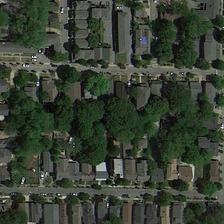
#> input picture datasets/rsicd_images/denseresidential_1956.jpg, 224 x 224 px
$ python -i caption_enrichment.py   (imports and definitions only)
#> lines starting #> are read from the running program, lines starting #| are printed output that depends on the picture; after the words box and inside, x2 and y2 are one past the last pixel; in counts of white or black regions, pixels touching at a corner belong together
#!/usr/bin/env python3
"""
RemoteCLIP-style M2B (Mask-to-Box) + B2C (Box-to-Caption)
=======================================================
Paper-standard pipeline for converting remote-sensing images into
OpenCLIP-compatible image-caption pairs.

Pipeline:
  RGB image
    -> PseudoMaskGenerator (classical CV land-cover mask; no ML)
    -> M2B (findContours per class + boundingRect)
    -> boxes + labels
    -> B2C (5 rule-based captions: center / peripheral / random subsets)
    -> JSONL {image, caption}

RSICD has no ground-truth masks, so masks are synthesized from color
land-cover classification + morphology. Adjacent same-class regions
merge into one box (connected-component limit noted in the paper).

Depends only on: opencv-python-headless, numpy, Pillow (no ML).

Alternates for M2B when you already have instance masks:
  - torchvision.ops.masks_to_boxes
  - supervision.mask_to_xyxy
"""

from __future__ import annotations

import argparse
import json
import random
import re
import sys
from collections import Counter
from pathlib import Path
from typing import Dict, List, Optional, Sequence, Set, Tuple

import cv2
import numpy as np
from PIL import Image, ImageDraw


# ============================================================================
# CONFIGURATION
# ============================================================================

class Config:
    """Tunables for pseudo-mask synthesis, M2B, and B2C."""

    DATASET_DIR = Path("Datasets/rsicd")
    OUTPUT_DIR = Path("Datasets/enriched_caption")
    SPLITS = ("train", "valid", "test")

    # Pseudo-mask
    WORK_LONG_SIDE = 512
    USE_BILATERAL = True
    BILATERAL_D = 7
    BILATERAL_SIGMA_COLOR = 50
    BILATERAL_SIGMA_SPACE = 50
    MORPH_KERNEL = 3

    # M2B
    MIN_BOX_AREA = 64
    IGNORE_IDS: Set[int] = {0}

    # B2C
    CENTER_FRAC = 0.25
    N_CAPTIONS = 5
    MAX_SUBSET = 6
    COUNT_MANY_THRESHOLD = 10
    SEED = 0

    def __init__(self):
        self.OUTPUT_DIR.mkdir(parents=True, exist_ok=True)


# ============================================================================
# COLOR VOCABULARY (kept from prior enricher)
# ============================================================================

RS_COLORS = {
    "green": {
        "hue_range": (60, 180),
        "description": "vegetation",
        "objects": ["trees", "grass", "forest", "park", "field"],
    },
    "dark_green": {
        "hue_range": (90, 150),
        "sat_min": 0.3,
        "val_max": 0.5,
        "description": "dense vegetation",
        "objects": ["forest", "dense trees"],
    },
    "light_green": {
        "hue_range": (60, 120),
        "sat_max": 0.5,
        "val_min": 0.5,
        "description": "grass or lawn",
        "objects": ["grass", "lawn", "field"],
    },
    "blue": {
        "hue_range": (180, 260),
        "description": "water",
        "objects": ["water", "river", "pond", "lake", "pool"],
    },
    "dark_blue": {
        "hue_range": (200, 250),
        "val_max": 0.4,
        "description": "deep water",
        "objects": ["lake", "river", "ocean"],
    },
    "gray": {
        "sat_max": 0.15,
        "description": "urban/roads",
        "objects": ["road", "pavement", "concrete", "building roof"],
    },
    "dark_gray": {
        "sat_max": 0.15,
        "val_max": 0.4,
        "description": "asphalt",
        "objects": ["road", "parking lot", "asphalt"],
    },
    "light_gray": {
        "sat_max": 0.15,
        "val_min": 0.6,
        "description": "concrete",
        "objects": ["concrete", "sidewalk", "building"],
    },
    "brown": {
        "hue_range": (10, 40),
        "description": "bare earth",
        "objects": ["bare soil", "dirt", "unpaved area", "farmland"],
    },
    "tan": {
        "hue_range": (30, 50),
        "val_min": 0.5,
        "description": "sand or dry ground",
        "objects": ["sand", "beach", "desert", "dry field"],
    },
    "red": {
        "hue_range": (0, 15),
        "description": "rooftops",
        "objects": ["roof", "building", "structure"],
    },
    "orange": {
        "hue_range": (15, 40),
        "sat_min": 0.4,
        "description": "clay roofs",
        "objects": ["clay roof", "terracotta", "building"],
    },
    "white": {
        "val_min": 0.85,
        "sat_max": 0.1,
        "description": "bright surfaces",
        "objects": ["building", "roof", "marking", "cloud shadow"],
    },
    "black": {
        "val_max": 0.15,
        "description": "shadows/dark areas",
        "objects": ["shadow", "dark structure"],
    },
}

COLOR_TO_GROUP = {
    "green": "vegetation",
    "dark_green": "vegetation",
    "light_green": "vegetation",
    "blue": "water",
    "dark_blue": "water",
    "gray": "urban",
    "dark_gray": "urban",
    "light_gray": "urban",
    "brown": "bare",
    "tan": "bare",
    "red": "built",
    "orange": "built",
    "white": "built",
    "black": "shadow",
    "mixed": "mixed",
}

# Class ids for the pseudo semantic mask (0 = background / mixed / ignore)
GROUP_TO_ID = {
    "mixed": 0,
    "vegetation": 1,
    "water": 2,
    "urban": 3,
    "bare": 4,
    "built": 5,
    "shadow": 6,
}

# Countable nouns for B2C phrasing
GROUP_TO_NOUN = {
    "vegetation": "patch of vegetation",
    "water": "body of water",
    "urban": "road",
    "bare": "bare ground area",
    "built": "building",
    "shadow": "shadowed area",
}

ID_TO_NOUN = {
    gid: GROUP_TO_NOUN[name]
    for name, gid in GROUP_TO_ID.items()
    if name != "mixed"
}

# Caption keyword grounding: when the original caption names a specific
# object type, remap dominant built/urban boxes to that noun.
CAPTION_SCENE_CUES = [
    (
        ["airport", "runway", "tarmac", "apron", "aircraft", "airplane", "plane", "planes"],
        "airport",
        "airplane",
    ),
    (["highway", "motorway", "freeway", "overpass", "interchange"], "highway", "road"),
    (["bridge", "viaduct"], "bridge", "bridge"),
    (["railway", "railroad", "train station", "rail station"], "railway", "railway"),
    (["parking lot", "car park", "parking"], "parking", "parking lot"),
    (["ocean", "sea", "coast", "beach", "shore"], "coast", "coastal water"),
    (["river", "stream", "canal"], "river", "river"),
    (["lake", "pond", "reservoir", "harbor", "harbour", "port", "dock"], "water", "body of water"),
    (["residential", "houses", "house", "apartment", "neighbourhood", "neighborhood"],
     "residential", "building"),
    (["industrial", "factory", "warehouse", "plant"], "industrial", "building"),
    (["commercial", "shopping", "market", "downtown"], "commercial", "building"),
    (["stadium", "arena", "sports field", "playground"], "stadium", "stadium"),
    (["school", "university", "campus"], "campus", "building"),
    (["forest", "woodland", "woods", "dense trees"], "forest", "patch of vegetation"),
    (["park", "lawn", "garden", "golf"], "park", "patch of vegetation"),
    (["farmland", "farm", "crop", "agricultural", "field", "fields", "meadow"],
     "agricultural", "field"),
    (["desert", "sand dune", "dune"], "desert", "bare ground area"),
    (["ship", "ships", "boat", "boats", "vessel"], "ship", "ship"),
    (["bare land", "bare ground", "bare soil", "naked land"], "bare", "bare ground area"),
]

# Which land-cover groups a caption cue may override
CUE_TARGET_GROUPS = {
    "airport": {"built", "urban", "bare"},
    "highway": {"urban", "built"},
    "bridge": {"urban", "built"},
    "railway": {"urban", "built"},
    "parking": {"urban", "built", "bare"},
    "coast": {"water"},
    "river": {"water"},
    "water": {"water"},
    "residential": {"built"},
    "industrial": {"built"},
    "commercial": {"built"},
    "stadium": {"built", "bare"},
    "campus": {"built"},
    "forest": {"vegetation"},
    "park": {"vegetation"},
    "agricultural": {"vegetation", "bare"},
    "desert": {"bare"},
    "ship": {"built", "water"},
    "bare": {"bare"},
}


def _rgb_array_to_hsv(rgb: np.ndarray) -> Tuple[np.ndarray, np.ndarray, np.ndarray]:
    """Vectorized RGB->HSV. Input (N,3) 0-255; returns H 0-360, S/V 0-1."""
    arr = rgb.astype(np.float32) / 255.0
    r, g, b = arr[:, 0], arr[:, 1], arr[:, 2]
    maxc = arr.max(axis=1)
    minc = arr.min(axis=1)
    v = maxc
    delta = maxc - minc
    s = np.where(maxc > 0, delta / np.where(maxc == 0, 1.0, maxc), 0.0)
    safe_delta = np.where(delta == 0, 1.0, delta)
    rc = (maxc - r) / safe_delta
    gc = (maxc - g) / safe_delta
    bc = (maxc - b) / safe_delta
    h = np.where(
        r == maxc,
        bc - gc,
        np.where(g == maxc, 2.0 + rc - bc, 4.0 + gc - rc),
    )
    h = (h / 6.0) % 1.0
    h = np.where(delta == 0, 0.0, h)
    return h * 360.0, s, v


def classify_colors_array(rgb: np.ndarray) -> np.ndarray:
    """
    Vectorized color classification matching RS_COLORS order (first match wins).
    Input rgb: (N, 3) uint8. Returns (N,) object array of color-name strings.
    """
    n = rgb.shape[0]
    h, s, v = _rgb_array_to_hsv(rgb)
    names = np.full(n, "mixed", dtype=object)
    assigned = np.zeros(n, dtype=bool)

    for color_name, props in RS_COLORS.items():
        match = np.ones(n, dtype=bool)
        if "hue_range" in props:
            h_min, h_max = props["hue_range"]
            match &= (h >= h_min) & (h <= h_max)
        if "sat_min" in props:
            match &= s >= props["sat_min"]
        if "sat_max" in props:
            match &= s <= props["sat_max"]
        if "val_min" in props:
            match &= v >= props["val_min"]
        if "val_max" in props:
            match &= v <= props["val_max"]
        take = match & ~assigned
        names[take] = color_name
        assigned |= take

    return names


def extract_caption_cues(text: str) -> Dict:
    """Keyword-only scene cues from an original caption (no ML)."""
    empty = {
        "scene_tag": None,
        "object_noun": None,
        "matched_keywords": [],
    }
    if not text or not text.strip():
        return empty

    lower = re.sub(r"[^a-z0-9\s\-]", " ", text.lower())
    lower = re.sub(r"\s+", " ", lower).strip()

    for keywords, tag, noun in CAPTION_SCENE_CUES:
        hits = [kw for kw in keywords if kw in lower]
        if hits:
            return {
                "scene_tag": tag,
                "object_noun": noun,
                "matched_keywords": hits,
            }
    return empty


def normalize_label(name: str) -> str:
    """Normalize category names into readable text (large-vehicle -> large vehicle)."""
    return name.replace("-", " ").replace("_", " ").strip().lower()


# ============================================================================
# 1. PSEUDO MASK GENERATOR
# ============================================================================

class PseudoMaskGenerator:
    """
    Synthesize an approximate semantic segmentation mask from RGB
    using color land-cover classification + morphology (no ML).
    """

    def __init__(self, config: Config):
        self.config = config

    def generate(
        self, image: Image.Image
    ) -> Tuple[np.ndarray, Dict[int, str], float, float]:
        """
        Returns:
            mask: HxW uint8 class ids at working resolution
            class_id_to_name: id -> countable noun
            scale_x, scale_y: factors to map work coords -> original (orig = work * scale)
        """
        orig_w, orig_h = image.size
        work = image.convert("RGB")
        long_side = max(orig_w, orig_h)
        if long_side > self.config.WORK_LONG_SIDE:
            scale = self.config.WORK_LONG_SIDE / float(long_side)
            new_w = max(1, int(round(orig_w * scale)))
            new_h = max(1, int(round(orig_h * scale)))
            resample = getattr(Image, "Resampling", Image).BILINEAR
            work = work.resize((new_w, new_h), resample)
        else:
            new_w, new_h = orig_w, orig_h

        scale_x = orig_w / float(new_w)
        scale_y = orig_h / float(new_h)

        rgb = np.asarray(work, dtype=np.uint8)
        if self.config.USE_BILATERAL:
            rgb = cv2.bilateralFilter(
                rgb,
                d=self.config.BILATERAL_D,
                sigmaColor=self.config.BILATERAL_SIGMA_COLOR,
                sigmaSpace=self.config.BILATERAL_SIGMA_SPACE,
            )

        flat = rgb.reshape(-1, 3)
        color_names = classify_colors_array(flat)
        groups = np.array(
            [COLOR_TO_GROUP.get(n, "mixed") for n in color_names.tolist()],
            dtype=object,
        )
        mask = np.array(
            [GROUP_TO_ID.get(g, 0) for g in groups.tolist()],
            dtype=np.uint8,
        ).reshape(new_h, new_w)

        # Morphological cleanup per class (skip background)
        k = max(1, int(self.config.MORPH_KERNEL))
        kernel = cv2.getStructuringElement(cv2.MORPH_ELLIPSE, (k, k))
        cleaned = np.zeros_like(mask)
        for gid in ID_TO_NOUN:
            binary = (mask == gid).astype(np.uint8)
            binary = cv2.morphologyEx(binary, cv2.MORPH_OPEN, kernel)
            binary = cv2.morphologyEx(binary, cv2.MORPH_CLOSE, kernel)
            cleaned[binary > 0] = gid

        return cleaned, dict(ID_TO_NOUN), scale_x, scale_y


# ============================================================================
# 2. M2B: MASK → BOXES
# ============================================================================

def mask_to_boxes(
    mask: np.ndarray,
    class_id_to_name: Dict[int, str],
    ignore_ids: Optional[Set[int]] = None,
    min_box_area: int = 64,
    scale_x: float = 1.0,
    scale_y: float = 1.0,
) -> List[Dict]:
    """
    Paper M2B: for each semantic class, extract external contours
    (Suzuki border-following via OpenCV), take axis-aligned bounding rect.

    mask: HxW int class ids (semantic). Each connected region of a class
    becomes one box; adjacent same-class objects merge (paper caveat).
    """
    ignore_ids = ignore_ids if ignore_ids is not None else {0}
    boxes: List[Dict] = []

    for class_id, class_name in class_id_to_name.items():
        if class_id in ignore_ids:
            continue
        binary = (mask == class_id).astype(np.uint8)
        contours, _ = cv2.findContours(
            binary, cv2.RETR_EXTERNAL, cv2.CHAIN_APPROX_SIMPLE
        )
        label = normalize_label(class_name)
        for contour in contours:
            x, y, w, h = cv2.boundingRect(contour)
            if w * h < min_box_area:
                continue
            x1 = int(round(x * scale_x))
            y1 = int(round(y * scale_y))
            x2 = int(round((x + w) * scale_x))
            y2 = int(round((y + h) * scale_y))
            boxes.append({"label": label, "bbox_xyxy": [x1, y1, x2, y2]})

    return boxes


# ============================================================================
# 3. B2C: BOXES → CAPTIONS
# ============================================================================

def count_phrase(n: int, label: str, many_threshold: int = 10) -> str:
    """Exact count unless n > threshold -> broad phrase ('many')."""
    # Labels that already contain "patch of" / "body of" / "area" stay as-is
    # for pluralization; simple nouns get a trailing 's'.
    if n > many_threshold:
        return f"many {_pluralize(label)}"
    if n == 1:
        return f"one {label}"
    return f"{n} {_pluralize(label)}"


_IRREGULAR_PLURALS = {
    "body of water": "bodies of water",
    "patch of vegetation": "patches of vegetation",
    "bare ground area": "bare ground areas",
    "shadowed area": "shadowed areas",
    "parking lot": "parking lots",
}


def _pluralize(label: str) -> str:
    if label in _IRREGULAR_PLURALS:
        return _IRREGULAR_PLURALS[label]
    if label.endswith("s"):
        return label
    if label.endswith(" area"):
        return label + "s"
    if " of " in label:
        # "X of Y" -> pluralize the head noun
        head, rest = label.split(" of ", 1)
        return f"{_pluralize(head)} of {rest}"
    if label.endswith("y") and not label.endswith(("ay", "ey", "oy", "uy")):
        return label[:-1] + "ies"
    return label + "s"


def summarize(
    items: Sequence[str], many_threshold: int = 10
) -> str:
    counts = Counter(items)
    return ", ".join(
        count_phrase(n, label, many_threshold) for label, n in counts.items()
    )


def boxes_to_captions(
    boxes: List[Dict],
    image_w: int,
    image_h: int,
    n_captions: int = 5,
    center_frac: float = 0.25,
    max_subset: int = 6,
    many_threshold: int = 10,
    seed: Optional[int] = 0,
) -> List[str]:
    """
    RemoteCLIP B2C: up to 2 spatial captions (center / away) plus random
    object-subset captions, totaling exactly n_captions strings.
    """
    rng = random.Random(seed)
    cx0, cy0 = image_w / 2.0, image_h / 2.0

    central: List[str] = []
    peripheral: List[str] = []
    all_labs: List[str] = []

    for box in boxes:
        x1, y1, x2, y2 = box["bbox_xyxy"]
        cx, cy = (x1 + x2) / 2.0, (y1 + y2) / 2.0
        lab = normalize_label(box["label"])
        all_labs.append(lab)
        if abs(cx - cx0) < center_frac * image_w and abs(cy - cy0) < center_frac * image_h:
            central.append(lab)
        else:
            peripheral.append(lab)

    captions: List[str] = []
    if central:
        captions.append(
            f"In the center of the image, there are {summarize(central, many_threshold)}."
        )
    if peripheral:
        captions.append(
            f"Away from the center, there are {summarize(peripheral, many_threshold)}."
        )

    while len(captions) < n_captions and all_labs:
        k = rng.randint(1, min(len(all_labs), max_subset))
        sample = rng.sample(all_labs, k)
        captions.append(
            f"The image contains {summarize(sample, many_threshold)}."
        )

    while len(captions) < n_captions:
        if all_labs:
            captions.append(
                f"The image contains {summarize(all_labs, many_threshold)}."
            )
        else:
            captions.append("An aerial remote sensing image.")

    return captions[:n_captions]


# ============================================================================
# LABEL GROUNDING FROM CAPTION KEYWORDS
# ============================================================================

# [31 lines left out: function ground_box_labels, not called in this run]


# ============================================================================
# PIPELINE ENGINE
# ============================================================================

class M2BB2CPipeline:
    """End-to-end: RGB (+ optional caption) -> 5 B2C captions + boxes."""

    def __init__(self, config: Optional[Config] = None):
        self.config = config or Config()
        self.masker = PseudoMaskGenerator(self.config)

    def process_image(
        self,
        image_path: str,
        original_caption: str = "",
        seed: Optional[int] = None,
    ) -> Dict:
#> called with original_caption = ''
        image = Image.open(image_path).convert("RGB")
#> image is the input picture: PIL image 224x224 RGB; mean R, G, B 56.4, 64.3, 51.9
        img_w, img_h = image.size

        mask, class_map, scale_x, scale_y = self.masker.generate(image)
#> in generate, `mask = np.array( [GROUP_TO_ID.get(g, 0) for g in groups.tolist()], dty..`:
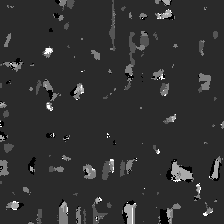
#> mask: shape (224, 224); min 0, max 6, mean 1.16; drawn with min black and max white
#> the loop in generate, `for gid in ID_TO_NOUN:` made 6 passes
#> pass 1, in generate, `binary = (mask == gid).astype(np.uint8)`:
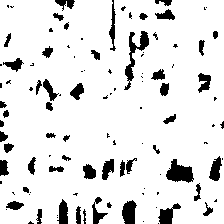
#> binary: shape (224, 224); values 0 (black) and 1 (white), 89.1% white; 109 black regions (57 under 20 px), largest, box (x1, y1, x2, y2) and area: (124, 31, 149, 90) 419, (166, 159, 194, 183) 408, (122, 200, 137, 224) 268
#> pass 1, in generate, `binary = cv2.morphologyEx(binary, cv2.MORPH_OPEN, kernel)`:
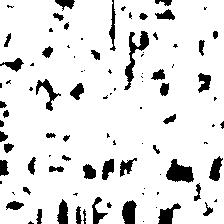
#> binary: shape (224, 224); values 0 (black) and 1 (white), 88.9% white; 95 black regions (45 under 20 px), largest, box (x1, y1, x2, y2) and area: (124, 31, 149, 90) 430, (166, 159, 194, 183) 414, (122, 200, 137, 224) 269
#> pass 1, in generate, `binary = cv2.morphologyEx(binary, cv2.MORPH_CLOSE, kernel)`:
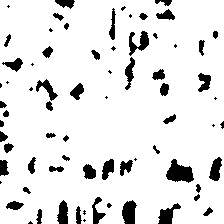
#> binary: shape (224, 224); values 0 (black) and 1 (white), 89.6% white; 72 black regions (22 under 20 px), largest, box (x1, y1, x2, y2) and area: (166, 159, 194, 183) 411, (122, 200, 137, 224) 269, (129, 31, 149, 56) 250
#> pass 2, in generate, `binary = (mask == gid).astype(np.uint8)`:
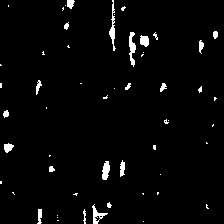
#> binary: shape (224, 224); values 0 (black) and 1 (white), 2.7% white; 54 white regions (35 under 20 px), largest, box (x1, y1, x2, y2) and area: (129, 32, 136, 67) 141, (109, 0, 116, 51) 138, (102, 161, 110, 180) 111
#> after the loop in generate, `for gid in ID_TO_NOUN:`:
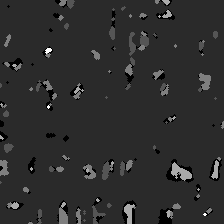
#> cleaned: shape (224, 224); min 0, max 6, mean 1.08; drawn with min black and max white
#> class_map = {1: 'patch of vegetation', 2: 'body of water', 3: 'road', 4: 'bare ground area', 5: 'building', 6: 'shadowed area'}; scale_x = 1; scale_y = 1
        boxes = mask_to_boxes(
            mask,
            class_map,
            ignore_ids=self.config.IGNORE_IDS,
            min_box_area=self.config.MIN_BOX_AREA,
            scale_x=scale_x,
            scale_y=scale_y,
        )
#> (the rest of the program and of its run is left out)
